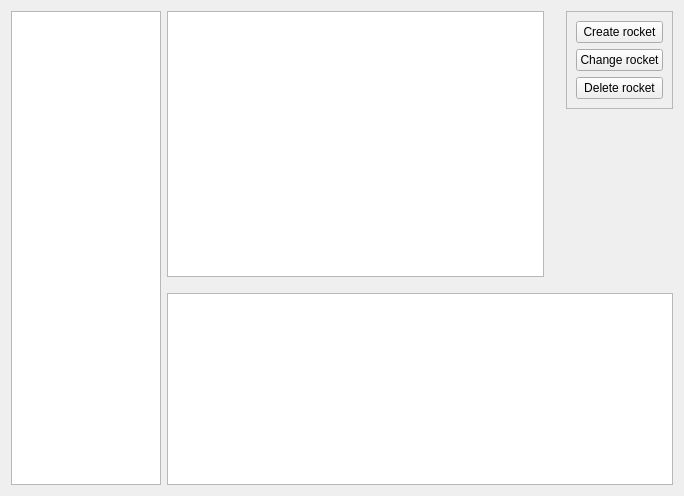
<?xml version="1.0" encoding="UTF-8"?>
<ui version="4.0">
 <class>DBRocketForm</class>
 <widget class="QFrame" name="DBRocketForm">
  <property name="geometry">
   <rect>
    <x>0</x>
    <y>0</y>
    <width>684</width>
    <height>496</height>
   </rect>
  </property>
  <property name="windowTitle">
   <string>Frame</string>
  </property>
  <layout class="QGridLayout" name="gridLayout">
   <item row="2" column="1" colspan="3">
    <spacer name="verticalSpacer">
     <property name="orientation">
      <enum>Qt::Vertical</enum>
     </property>
     <property name="sizeType">
      <enum>QSizePolicy::Minimum</enum>
     </property>
     <property name="sizeHint" stdset="0">
      <size>
       <width>20</width>
       <height>10</height>
      </size>
     </property>
    </spacer>
   </item>
   <item row="1" column="3">
    <spacer name="verticalSpacer_2">
     <property name="orientation">
      <enum>Qt::Vertical</enum>
     </property>
     <property name="sizeHint" stdset="0">
      <size>
       <width>20</width>
       <height>40</height>
      </size>
     </property>
    </spacer>
   </item>
   <item row="0" column="3">
    <widget class="QFrame" name="frame_Buttons">
     <property name="frameShape">
      <enum>QFrame::StyledPanel</enum>
     </property>
     <property name="frameShadow">
      <enum>QFrame::Raised</enum>
     </property>
     <layout class="QVBoxLayout" name="verticalLayout">
      <item>
       <widget class="QPushButton" name="button_Create_New">
        <property name="text">
         <string>Create rocket</string>
        </property>
       </widget>
      </item>
      <item>
       <widget class="QPushButton" name="button_Change_Selected">
        <property name="text">
         <string>Change rocket</string>
        </property>
       </widget>
      </item>
      <item>
       <widget class="QPushButton" name="button_Delete_Selected">
        <property name="text">
         <string>Delete rocket</string>
        </property>
       </widget>
      </item>
     </layout>
    </widget>
   </item>
   <item row="3" column="1" colspan="3">
    <widget class="QTableWidget" name="tableWidget_Parameters"/>
   </item>
   <item row="0" column="0" rowspan="4">
    <widget class="QListWidget" name="listWidget_Rockets">
     <property name="maximumSize">
      <size>
       <width>150</width>
       <height>16777215</height>
      </size>
     </property>
    </widget>
   </item>
   <item row="0" column="2">
    <spacer name="horizontalSpacer">
     <property name="orientation">
      <enum>Qt::Horizontal</enum>
     </property>
     <property name="sizeType">
      <enum>QSizePolicy::Minimum</enum>
     </property>
     <property name="sizeHint" stdset="0">
      <size>
       <width>10</width>
       <height>20</height>
      </size>
     </property>
    </spacer>
   </item>
   <item row="0" column="1" rowspan="2">
    <widget class="QGraphicsView" name="graphicsView_Image">
     <property name="sizePolicy">
      <sizepolicy hsizetype="Expanding" vsizetype="Expanding">
       <horstretch>0</horstretch>
       <verstretch>0</verstretch>
      </sizepolicy>
     </property>
     <property name="minimumSize">
      <size>
       <width>128</width>
       <height>128</height>
      </size>
     </property>
    </widget>
   </item>
  </layout>
 </widget>
 <resources/>
 <connections/>
</ui>
